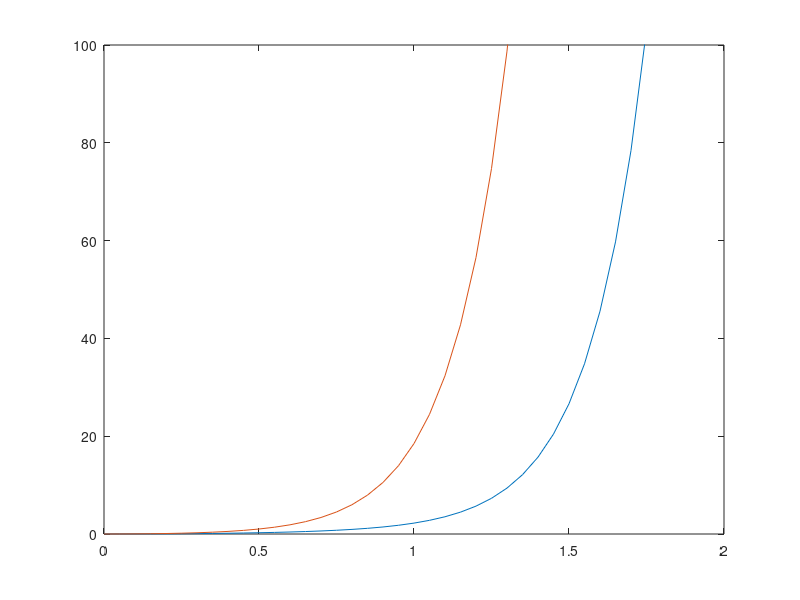

The MATLAB source for this figure:
% Modellizazzione pendolo inverso - Spazio di Stato %
M = 0.5;    % massa del carrello
m = 0.2;    % massa del pendolo
b = 0.1;    % attrito del carrello
i = 0.006;  % inerzia del pendolo
g = 9.8;    % accelerazione g
l = 0.3;    % lunghezza dal centro di massa del pendolo

p = i*(M+m)+M*m*l^2; 	% denominatore per le matrici A e B

A = [0      1              0           0;
     0 -(i+m*l^2)*b/p  (m^2*g*l^2)/p   0;
     0      0              0           1;
     0 -(m*l*b)/p       m*g*l*(M+m)/p  0]

B = [     0; 
     (i+m*l^2)/p;
          0;
        m*l/p]

C = [1 0 0 0;
     0 0 1 0]

D = [0;
     0]

% Pendolo inverso in Spazio di Sato %
pend=ss(A,B,C,D);

% Risposta a Gradino a Ciclo Aperto %
T=0:0.05:10;
U=1*ones(size(T));
[Y,T,X]=lsim(pend,U,T);	% risposta dinamica del sistema
plot(T,Y)
axis([0 2 0 100])

% LEGENDA GRAFICO %
% LINEA BLU -> posizione del carrello
% LINEA VERDE -> angolo del pendolo